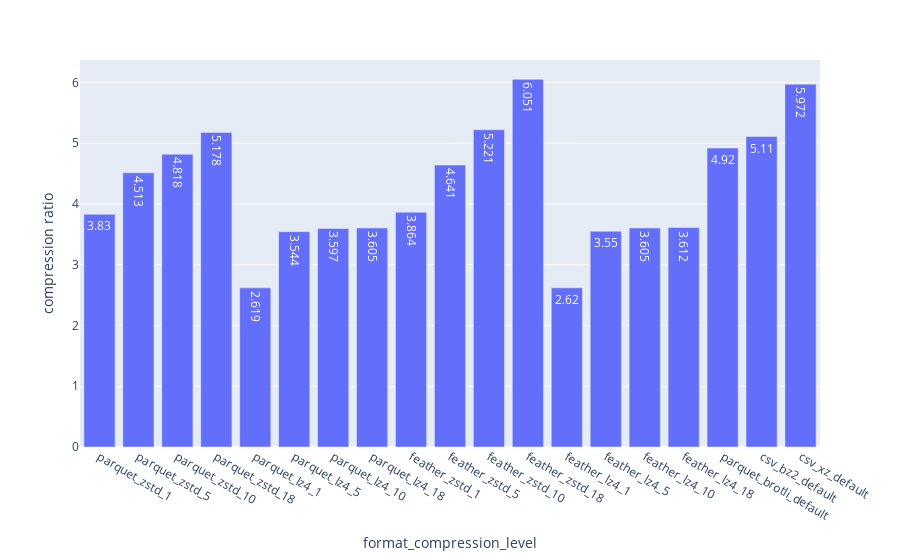

Here is the notebook cell this chart was saved with:
### Code cell
fig = px.bar(df_interesting_levels, x="method_compression_with_level", y="comp_ratio", text_auto=True,
             labels={"comp_ratio": "compression ratio",
                     "method_compression_with_level": "format_compression_level"},)
fig.show()
fig.write_image("./plots/pandas_ff_bar_comp_ratio_feather.svg")

### Figure 1 — Plotly figure (JSON) as saved in the notebook; plotly's stock layout.template omitted (floating-point values rounded to 4 significant figures)
{"data": [{"alignmentgroup": "True", "hovertemplate": "format_compression_level=%{x}<br>compression ratio=%{y}<extra></extra>", "legendgroup": "", "marker": {"color": "#636efa", "pattern": {"shape": ""}}, "name": "", "offsetgroup": "", "orientation": "v", "showlegend": false, "textposition": "auto", "texttemplate": "%{y}", "type": "bar", "x": ["parquet_zstd_1", "parquet_zstd_5", "parquet_zstd_10", "parquet_zstd_18", "parquet_lz4_1", "parquet_lz4_5", "parquet_lz4_10", "parquet_lz4_18", "feather_zstd_1", "feather_zstd_5", "feather_zstd_10", "feather_zstd_18", "feather_lz4_1", "feather_lz4_5", "feather_lz4_10", "feather_lz4_18", "parquet_brotli_default", "csv_bz2_default", "csv_xz_default"], "xaxis": "x", "y": [3.83, 4.513, 4.818, 5.178, 2.619, 3.544, 3.597, 3.605, 3.864, 4.641, 5.221, 6.051, 2.62, 3.55, 3.605, 3.612, 4.92, 5.11, 5.972], "yaxis": "y"}], "layout": {"barmode": "relative", "legend": {"tracegroupgap": 0}, "margin": {"t": 60}, "xaxis": {"anchor": "y", "domain": [0, 1], "title": {"text": "format_compression_level"}}, "yaxis": {"anchor": "x", "domain": [0, 1], "title": {"text": "compression ratio"}}}}
